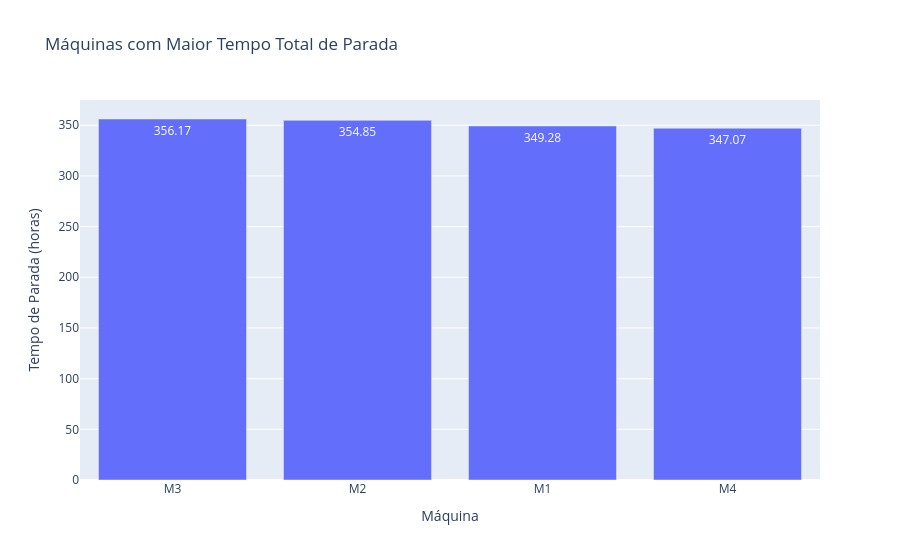
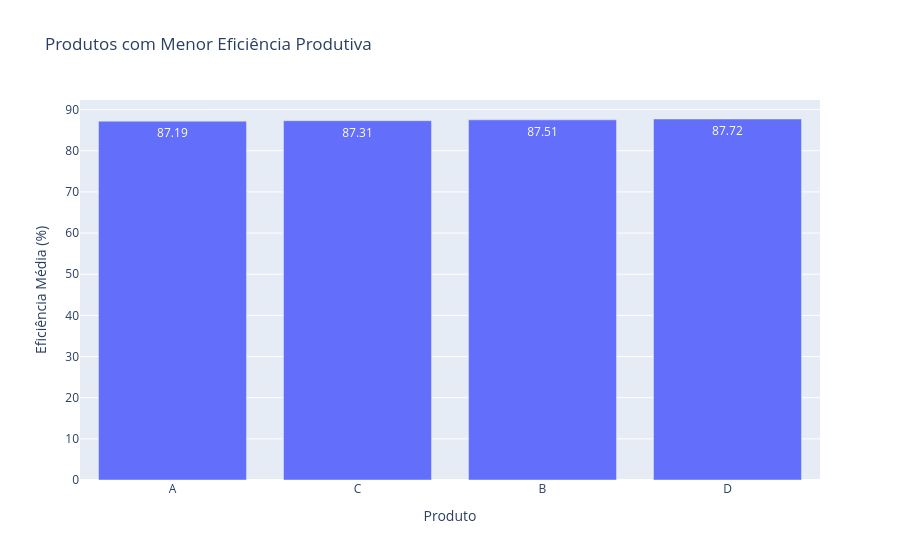
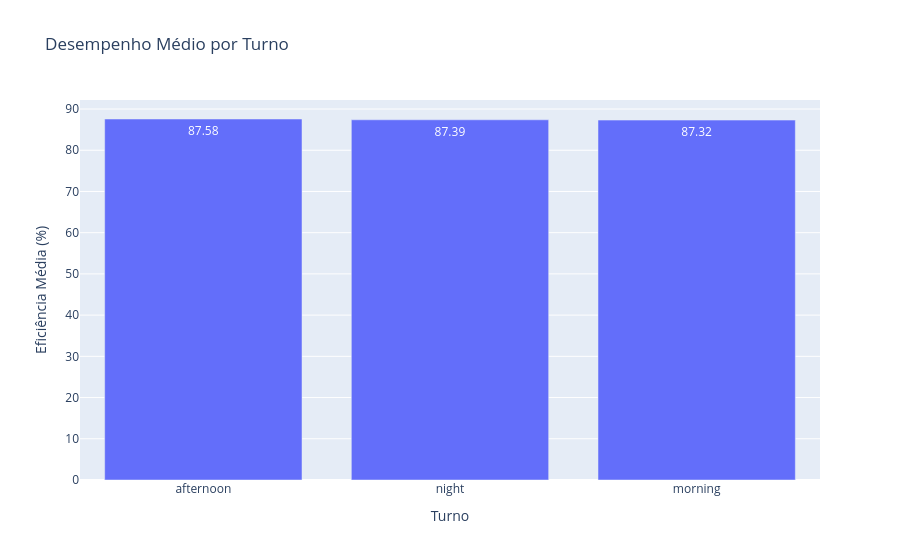

Notebook source saved alongside these figures, in order:
### Code cell
# ============================================================
# ETAPA 2 - IDENTIFICAÇÃO DE GARGALOS OPERACIONAIS
# Objetivos:
# - Verificar quais máquinas apresentam maior tempo de parada
# - Identificar quais produtos possuem menor eficiência produtiva
# - Avaliar quais turnos apresentam melhor e pior desempenho
# ============================================================

# ============================================================
# 1. MÁQUINAS COM MAIOR TEMPO DE PARADA
# ============================================================
machine_downtime_summary = (
    df.groupby("machine_id", as_index=False)["machine_downtime_minutes"]
    .sum()
)

machine_downtime_summary["machine_downtime_hours"] = (
    machine_downtime_summary["machine_downtime_minutes"] / 60
)

machine_downtime_summary = machine_downtime_summary.sort_values(
    by="machine_downtime_hours",
    ascending=False
)

fig = px.bar(
    machine_downtime_summary,
    x="machine_id",
    y="machine_downtime_hours",
    title="Máquinas com Maior Tempo Total de Parada",
    labels={
        "machine_id": "Máquina",
        "machine_downtime_hours": "Tempo de Parada (horas)"
    },
    text_auto=".2f"
)
fig.show()

print(
    f"A máquina com maior tempo de parada é a {machine_downtime_summary.iloc[0]['machine_id']}, "
    f"com um total de {machine_downtime_summary.iloc[0]['machine_downtime_hours']:.2f} horas."
)

# ============================================================
# 2. PRODUTOS COM MENOR EFICIÊNCIA PRODUTIVA
# ============================================================
product_efficiency_summary = (
    df.groupby("product_id", as_index=False)["efficiency_percent"]
    .mean()
    .sort_values(by="efficiency_percent", ascending=True)
)

fig = px.bar(
    product_efficiency_summary,
    x="product_id",
    y="efficiency_percent",
    title="Produtos com Menor Eficiência Produtiva",
    labels={
        "product_id": "Produto",
        "efficiency_percent": "Eficiência Média (%)"
    },
    text_auto=".2f"
)
fig.show()

print(
    f"O produto com menor eficiência produtiva é o produto {product_efficiency_summary.iloc[0]['product_id']}, "
    f"com eficiência média de {product_efficiency_summary.iloc[0]['efficiency_percent']:.2f}%."
)

# ============================================================
# 3. DESEMPENHO POR TURNO
# ============================================================
shift_performance_summary = (
    df.groupby("shift", as_index=False)["efficiency_percent"]
    .mean()
    .sort_values(by="efficiency_percent", ascending=False)
)

fig = px.bar(
    shift_performance_summary,
    x="shift",
    y="efficiency_percent",
    title="Desempenho Médio por Turno",
    labels={
        "shift": "Turno",
        "efficiency_percent": "Eficiência Média (%)"
    },
    text_auto=".2f"
)
fig.show()

print(
    f"O turno com melhor desempenho é o {shift_performance_summary.iloc[0]['shift']}, "
    f"com eficiência média de {shift_performance_summary.iloc[0]['efficiency_percent']:.2f}%."
)

print(
    f"O turno com pior desempenho é o {shift_performance_summary.iloc[-1]['shift']}, "
    f"com eficiência média de {shift_performance_summary.iloc[-1]['efficiency_percent']:.2f}%."
)

### Figure 1 — Plotly figure (JSON) as saved in the notebook; plotly's stock layout.template omitted (floating-point values rounded to 4 significant figures)
{"data": [{"hovertemplate": "Máquina=%{x}<br>Tempo de Parada (horas)=%{y}<extra></extra>", "legendgroup": "", "marker": {"color": "#636efa", "pattern": {"shape": ""}}, "name": "", "orientation": "v", "showlegend": false, "textposition": "auto", "texttemplate": "%{y:.2f}", "type": "bar", "x": ["M3", "M2", "M1", "M4"], "xaxis": "x", "y": [356.2, 354.9, 349.3, 347.1], "yaxis": "y"}], "layout": {"barmode": "relative", "legend": {"tracegroupgap": 0}, "title": {"text": "Máquinas com Maior Tempo Total de Parada"}, "xaxis": {"anchor": "y", "domain": [0, 1], "title": {"text": "Máquina"}}, "yaxis": {"anchor": "x", "domain": [0, 1], "title": {"text": "Tempo de Parada (horas)"}}}}

### Figure 2 — Plotly figure (JSON) as saved in the notebook; plotly's stock layout.template omitted (floating-point values rounded to 4 significant figures)
{"data": [{"hovertemplate": "Produto=%{x}<br>Eficiência Média (%)=%{y}<extra></extra>", "legendgroup": "", "marker": {"color": "#636efa", "pattern": {"shape": ""}}, "name": "", "orientation": "v", "showlegend": false, "textposition": "auto", "texttemplate": "%{y:.2f}", "type": "bar", "x": ["A", "C", "B", "D"], "xaxis": "x", "y": [87.19, 87.31, 87.51, 87.72], "yaxis": "y"}], "layout": {"barmode": "relative", "legend": {"tracegroupgap": 0}, "title": {"text": "Produtos com Menor Eficiência Produtiva"}, "xaxis": {"anchor": "y", "domain": [0, 1], "title": {"text": "Produto"}}, "yaxis": {"anchor": "x", "domain": [0, 1], "title": {"text": "Eficiência Média (%)"}}}}

### Figure 3 — Plotly figure (JSON) as saved in the notebook; plotly's stock layout.template omitted (floating-point values rounded to 4 significant figures)
{"data": [{"hovertemplate": "Turno=%{x}<br>Eficiência Média (%)=%{y}<extra></extra>", "legendgroup": "", "marker": {"color": "#636efa", "pattern": {"shape": ""}}, "name": "", "orientation": "v", "showlegend": false, "textposition": "auto", "texttemplate": "%{y:.2f}", "type": "bar", "x": ["afternoon", "night", "morning"], "xaxis": "x", "y": [87.58, 87.39, 87.32], "yaxis": "y"}], "layout": {"barmode": "relative", "legend": {"tracegroupgap": 0}, "title": {"text": "Desempenho Médio por Turno"}, "xaxis": {"anchor": "y", "domain": [0, 1], "title": {"text": "Turno"}}, "yaxis": {"anchor": "x", "domain": [0, 1], "title": {"text": "Eficiência Média (%)"}}}}
